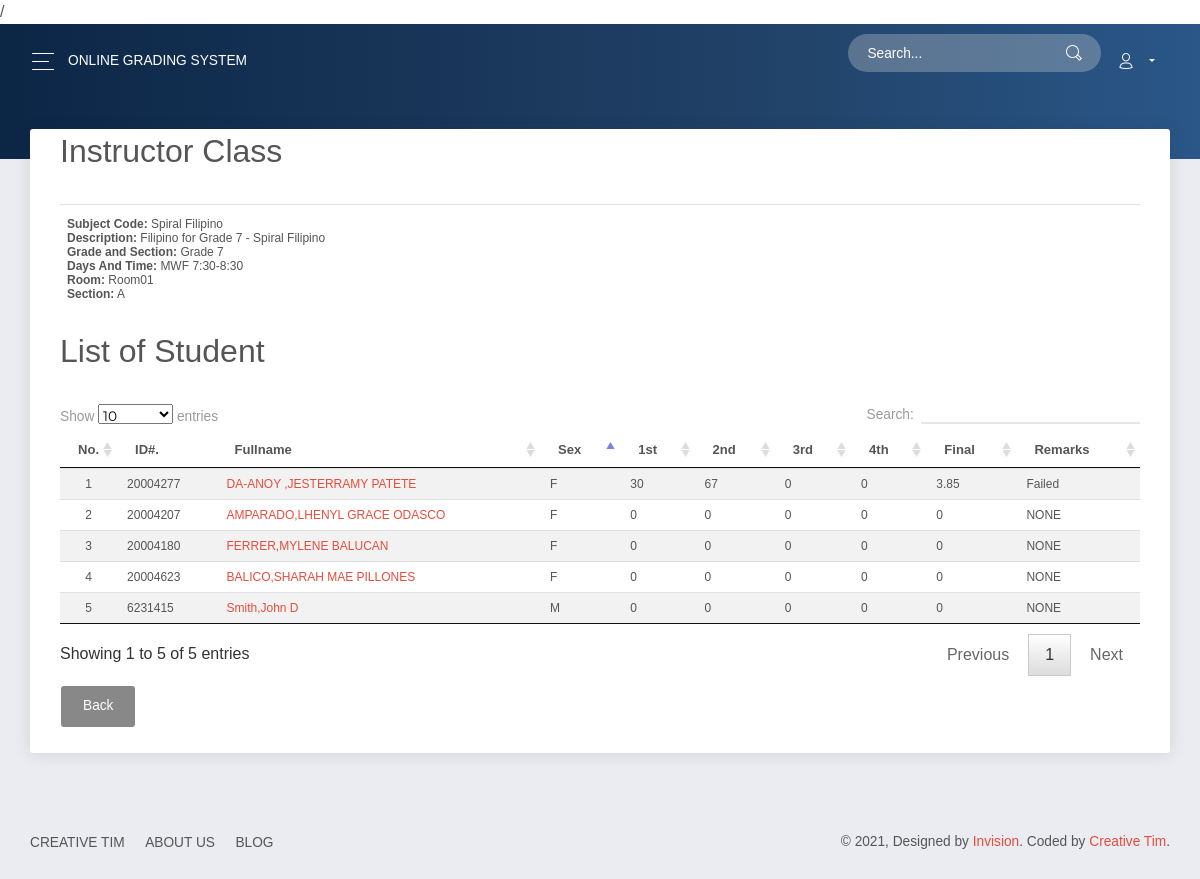
/admin/modules/instructor/index.php?view=class&id=3&instructorId=1 (signed in), run on the app's committed database.
### tables this page shows
CREATE TABLE `subject` (
  `SUBJ_ID` int(11) NOT NULL,
  `SUBJ_CODE` varchar(30) NOT NULL,
  `SUBJ_DESCRIPTION` varchar(255) NOT NULL,
  `UNIT` int(2) NOT NULL,
  `PRE_REQUISITE` varchar(30) NOT NULL DEFAULT 'None',
  `COURSE_ID` int(11) NOT NULL,
  `AY` varchar(30) NOT NULL,
  `SEMESTER` varchar(20) NOT NULL
);

CREATE TABLE `course` (
  `COURSE_ID` int(11) NOT NULL,
  `COURSE_NAME` varchar(30) NOT NULL,
  `COURSE_LEVEL` int(11) NOT NULL DEFAULT 1,
  `COURSE_MAJOR` varchar(30) NOT NULL DEFAULT 'None',
  `COURSE_DESC` varchar(255) NOT NULL,
  `DEPT_ID` int(11) NOT NULL
);

CREATE TABLE `class` (
  `CLASS_ID` int(11) NOT NULL,
  `CLASS_CODE` varchar(30) NOT NULL,
  `SUBJ_ID` int(11) NOT NULL,
  `INST_ID` int(11) NOT NULL,
  `SYID` int(11) NOT NULL,
  `AY` varchar(11) NOT NULL,
  `DAY` varchar(20) NOT NULL,
  `C_TIME` varchar(11) NOT NULL,
  `IDNO` int(11) NOT NULL,
  `ROOM` varchar(30) NOT NULL DEFAULT 'NONE',
  `SECTION` varchar(30) NOT NULL DEFAULT 'NONE'
);

CREATE TABLE `tblstudent` (
  `S_ID` int(11) NOT NULL,
  `IDNO` int(20) NOT NULL,
  `FNAME` varchar(40) NOT NULL,
  `LNAME` varchar(40) NOT NULL,
  `MNAME` varchar(40) NOT NULL,
  `SEX` varchar(10) NOT NULL DEFAULT 'Male',
  `BDAY` date NOT NULL,
  `BPLACE` text NOT NULL,
  `STATUS` varchar(30) NOT NULL,
  `AGE` int(30) NOT NULL,
  `NATIONALITY` varchar(40) NOT NULL,
  `RELIGION` varchar(255) NOT NULL,
  `CONTACT_NO` varchar(40) NOT NULL,
  `HOME_ADD` text NOT NULL,
  `EMAIL` varchar(255) NOT NULL
);

CREATE TABLE `grades` (
  `GRADE_ID` int(11) NOT NULL,
  `IDNO` int(11) NOT NULL,
  `SUBJ_ID` int(11) NOT NULL,
  `INST_ID` int(11) NOT NULL,
  `SYID` int(30) NOT NULL,
  `FIRST` int(11) NOT NULL,
  `SECOND` int(11) NOT NULL,
  `THIRD` int(11) NOT NULL,
  `FOURTH` int(11) NOT NULL,
  `AVE` float NOT NULL,
  `DAY` varchar(30) NOT NULL,
  `G_TIME` time NOT NULL,
  `ROOM` varchar(30) NOT NULL,
  `REMARKS` text NOT NULL,
  `COMMENT` text NOT NULL
);

### admin/modules/instructor/index.php (called while the page is built, shortened)
<?php
require_once '../../theme/templates.php';
?>

### includes/database.php (called while the page is built, shortened)
<?php
class Database {
	var $sql_string = '';
	private $conn;
	public function open_connection() {
		$this->conn = mysqli_connect(DB_SERVER,DB_USER,DB_PASS,DB_NAME);
	}
	function setQuery($sql='') {
		$this->sql_string=$sql;
	}
	function executeQuery() {
		$result = mysqli_query($this->conn,$this->sql_string);
		return $result;
	}
	private function confirm_query($result) {
		return $result;
	}
	function loadResultList( $key='' ) {
		$cur = $this->executeQuery();
		$array = array();
		while ($row = mysqli_fetch_object( $cur )) {
			if ($key) {
				$array[$row->$key] = $row;
			} else {
				$array[] = $row;
			}
		}
		return $array;
	}
	function loadSingleResult() {
		$cur = $this->executeQuery();
		while ($row = mysqli_fetch_object( $cur )) {
			$data = $row;
		}
		return $data;
	}
}
$mydb = new Database();
?>

### admin/modules/instructor/class.php (the view, shortened to what this page needs)
<div class="container">
	<?php
  	 if (isset($_GET['id'])){
			$mydb->setQuery("SELECT *
								FROM  `subject` s,  `course` c  ,class cl
								WHERE s.`COURSE_ID` = c.`COURSE_ID`
								AND s.`SUBJ_ID`=cl.`SUBJ_ID`
								AND  `CLASS_ID` = ".$_GET['id']."");
			$cur = $mydb->loadSingleResult();
		}
	  ?>
<div class="panel panel-primary">
	  <div class="panel-heading">
	    <h3 class="panel-title"><span class="glyphicon glyphicon-user"></span> Instructor Class </h3>
	  </div>
	  <div class="panel-body">
	   <div class="row" >
	   <div class="container">
    	<form class="form-horizontal span4" action="" method="POST">
    		<table class="table" align="center" >
				  <tbody>
			     	<tr>
			     		<td><strong>Subject Code:</strong> <?php echo (isset($cur)) ? $cur->SUBJ_CODE : 'Code' ;?><br/>
			     		<strong>Description:</strong> <?php echo (isset($cur)) ? $cur->SUBJ_DESCRIPTION  : 'Description' ;?><br/>
			     		<strong>Grade and Section:</strong> <?php echo (isset($cur)) ? $cur->COURSE_DESC : 'Course' ;?><br/>
			     		<strong>Days And Time:</strong> <?php echo (isset($cur)) ? $cur->DAY . ' ' .$cur->C_TIME : 'DaysTime' ;?><br/>
			     	<strong>Room:</strong> <?php echo (isset($cur)) ? $cur->ROOM : 'Room' ;?><br/>
			     	<strong>Section:</strong> <?php echo (isset($cur)) ? $cur->SECTION : 'Room' ;?></td>
			     	</tr>
		    	</tbody>
		    </table>
				</form>
</div>
<div class="container">
		<div class="wellss">
			<h3 align="left">List of Student</h3>
			    <form action="" Method="POST">
				<table id="example" class="table table-striped" cellspacing="0">
				  <thead>
				  	<tr id="table" >
				  		<tr>
				  			<th>No.</th>
				  		<th>  ID#.</th>
				  		<th>Fullname</th>
				  		<th>Sex</th>
				  		<th>1st</th>
				  		<th>2nd</th>
				  		<th>3rd</th>
				  		<th>4th</th>
						<th>Final</th>
				  		<th>Remarks</th>
				  	</tr>
				  </thead>
				  <tbody>
				  	<?php
				  	global $mydb;
				  		$mydb->setQuery(" SELECT *
										FROM  `class` c, `grades` g,  `tblstudent` s
										WHERE c.`SUBJ_ID` = g.`SUBJ_ID`
										AND g.`IDNO` = s.`IDNO` AND CLASS_ID='".$_GET['id']."'");
				  		loadresult();
				  		function loadresult(){
				  			global $mydb;
					  		$cur = $mydb->loadResultList();
							foreach ($cur as $student) {
					  		echo '<tr>';
					  		echo '<td width="5%" align="center"></td>';
					  		echo '<td>' . $student->IDNO.'</td>';
					  		echo '<td><a href="index.php?view=grade&classId='.$_GET['id'].'&gradeId='.$student->GRADE_ID.'&instructorId='.$_GET['instructorId'].'">'. $student->LNAME. ',' .$student->FNAME.' '.$student->MNAME.'</a></td>';
					  		echo '<td>'. $student->SEX.'</td>';
					  		echo '<td>'. $student->FIRST.'</td>';
					  		echo '<td>'. $student->SECOND.'</td>';
					  		echo '<td>'. $student->THIRD.'</td>';
					  		echo '<td>'. $student->FOURTH.'</td>';
					  		echo '<td>'. $student->AVE.'</td>';
					  		echo '<td>'. $student->REMARKS.'</td>';
					  		echo '</tr>';
					  		}
				  		}
				  	?>
				  </tbody>
				</table>
				<div class="btn-group">
				  <a href="index.php?view=instSubj&instructorId=<?php echo $_GET['instructorId'];?>" class="btn btn-default">Back</a>
				</div>
				</form>
	  	</div>
</div>
</div>
</div>
</div>
</div>

### admin/theme/templates.php (style rules this page uses)
table { font-size: 9px; }
table tr td { font-size: 12px; }

### data on the page
subject: SUBJ_CODE "Spiral Filipino", SUBJ_DESCRIPTION "Filipino for Grade 7 - Spiral Filipino", COURSE_ID.COURSE_DESC "Grade 7", class.DAY "MWF", class.C_TIME "7:30-8:30", class.ROOM "Room01", class.SECTION "A"
class: tblstudent.IDNO "20004277", tblstudent.LNAME "DA-ANOY", tblstudent.FNAME "JESTERRAMY", tblstudent.MNAME "PATETE", tblstudent.SEX "F", grades.FIRST "30", grades.SECOND "67", grades.THIRD "0", grades.FOURTH "0", grades.AVE "3.85", grades.REMARKS "Failed", tblstudent.IDNO "20004207", tblstudent.LNAME "AMPARADO", tblstudent.FNAME "LHENYL GRACE", tblstudent.MNAME "ODASCO", grades.FIRST "0", grades.SECOND "0", grades.AVE "0", grades.REMARKS "NONE", tblstudent.IDNO "20004180", tblstudent.LNAME "FERRER", tblstudent.FNAME "MYLENE", tblstudent.MNAME "BALUCAN", tblstudent.IDNO "20004623", tblstudent.LNAME "BALICO", tblstudent.FNAME "SHARAH MAE", tblstudent.MNAME "PILLONES", tblstudent.IDNO "6231415", tblstudent.LNAME "Smith", tblstudent.FNAME "John", tblstudent.MNAME "D", tblstudent.SEX "M"
